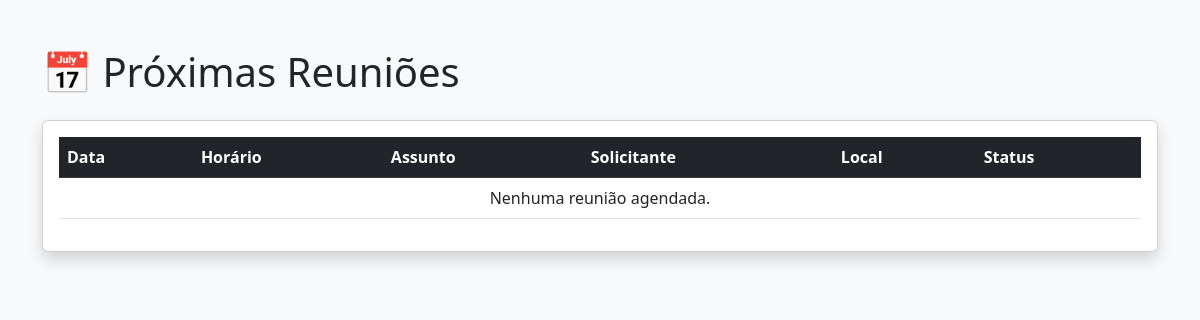
/, run on an earlier commit of the app's database.
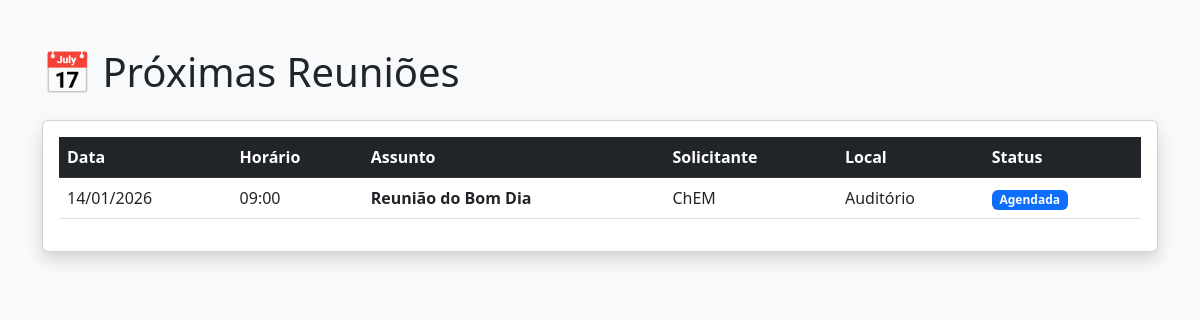
And on a later commit of the database.
### reservas/models.py (models this page shows, shortened)
class Reuniao(models.Model):
    STATUS_CHOICES = [
        ('AGENDA', 'Agendada (Pendente)'),
        ('REALIZADA', 'Realizada com Sucesso'),
        ('CANCELADA', 'Cancelada'),
    ]
    titulo = models.CharField(max_length=200, verbose_name="Assunto da Reunião")
    data_reuniao = models.DateField()
    hora_teste = models.TimeField(verbose_name="Início do Teste")
    hora_inicio = models.TimeField(verbose_name="Início da Reunião")
    local = models.CharField(max_length=100)
    link_reuniao = models.URLField(max_length=500, blank=True, null=True)
    solicitante = models.CharField(max_length=100, help_text="Nome ou Seção")
    tecnico_responsavel = models.ForeignKey(User, on_delete=models.SET_NULL, null=True, verbose_name="Técnico Responsável")
    equipamentos = models.ManyToManyField(Equipamento, blank=True, verbose_name="Equipamentos Utilizados")
    status = models.CharField(max_length=10, choices=STATUS_CHOICES, default='AGENDADA')
    observacoes = models.TextField(blank=True, null=True) # Campo de texto grande (sem limite)
    criado_em = models.DateTimeField(auto_now_add=True)
    atualizado_em = models.DateTimeField(auto_now=True)
    class Meta:
        ordering = ['data_reuniao', 'hora_inicio'] # Ordena a lista automaticamente por data e hora
        verbose_name = "Reunião"
        verbose_name_plural = "Reuniões" # Corrige erro de ortografia do Django de "Reuniaos" para "Reuniões".

### reservas/views.py (the view)
# urls.py: path('', views.index, name='index'),
def index(request):
    reunioes = Reuniao.objects.all()
    contexto = {
        'reunioes': reunioes
    }
    return render(request, 'index.html', contexto)

### reservas/templates/index.html (shortened to what this page needs)
<!DOCTYPE html>
<html lang="pt-br">
<head>
    <link href="https://cdn.jsdelivr.net/npm/bootstrap@5.3.0/dist/css/bootstrap.min.css" rel="stylesheet">
</head>
<body class="bg-light">
    <div class="container mt-5">
        <h1 class="mb-4">📅 Próximas Reuniões</h1>
        <div class="card shadow">
            <div class="card-body">
                <table class="table table-hover">
                    <thead class="table-dark">
                        <tr>
                            <th>Data</th>
                            <th>Horário</th>
                            <th>Assunto</th>
                            <th>Solicitante</th>
                            <th>Local</th>
                            <th>Status</th>
                        </tr>
                    </thead>
                    <tbody>
                        {% for reuniao in reunioes %}
                        <tr>
                            <td>{{ reuniao.data_reuniao|date:"d/m/Y" }}</td>
                            <td>{{ reuniao.hora_inicio|time:"H:i" }}</td>
                            <td><strong>{{ reuniao.titulo }}</strong></td>
                            <td>{{ reuniao.solicitante }}</td>
                            <td>{{ reuniao.local }}</td>
                            <td>
                                {% if reuniao.status == 'CANCELADA' %}
                                    <span class="badge bg-danger">Cancelada</span>
                                {% elif reuniao.status == 'REALIZADA' %}
                                    <span class="badge bg-success">Realizada</span>
                                {% else %}
                                    <span class="badge bg-primary">Agendada</span>
                                {% endif %}
                            </td>
                        </tr>
                        {% empty %}
                        <tr>
                            <td colspan="6" class="text-center">Nenhuma reunião agendada.</td>
                        </tr>
                        {% endfor %}
                    </tbody>
                </table>
            </div>
        </div>
    </div>
</body>
</html>

What changed in the data, as far as the page shows it:
added Reuniao: data_reuniao "14/01/2026", hora_inicio "09:00", titulo "Reunião do Bom Dia", solicitante "ChEM", local "Auditório", status "Agendada"
Also different on the page:
text no longer shown: "Nenhuma reunião agendada."
